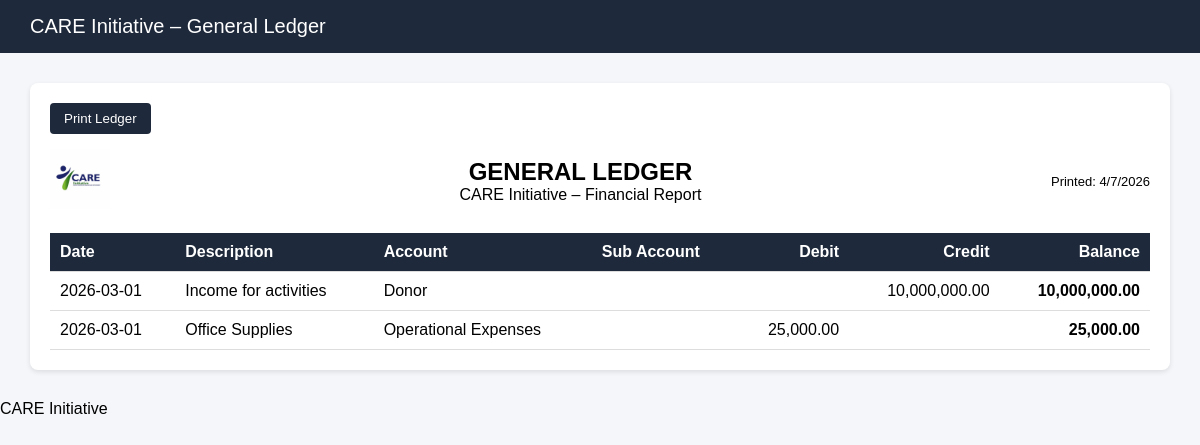
The app's page /ledger, older data.
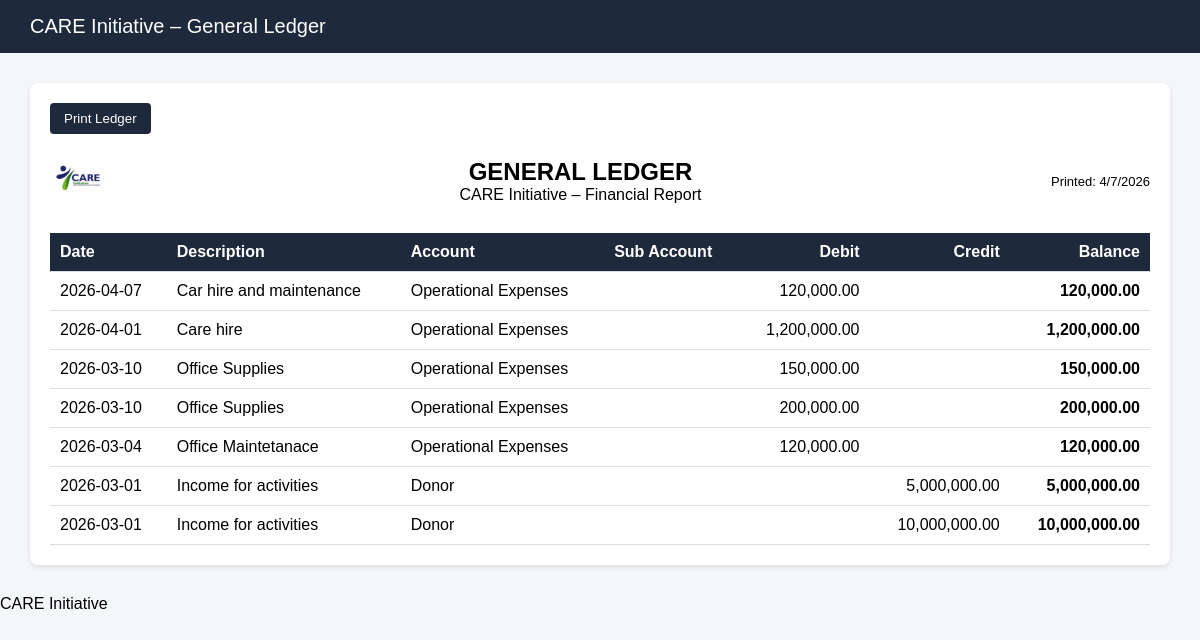
The same page, newer data.
### tables this page shows
CREATE TABLE transactions (
            id INTEGER PRIMARY KEY AUTOINCREMENT,
            date TEXT NOT NULL,
            pv_number TEXT,
            reference TEXT,
            description TEXT NOT NULL,
            type TEXT NOT NULL,
            amount REAL NOT NULL CHECK(amount >= 0),
            month INTEGER,
            project TEXT,
            main_account TEXT,
            main_account_code TEXT,
            sub_account TEXT,
            sub_account_code TEXT,
            wht_applied INTEGER DEFAULT 0,
            wht_rate REAL DEFAULT 0.0,
            wht_amount REAL DEFAULT 0.0,
            net_amount REAL DEFAULT 0.0
        , vendor_tin TEXT, vendor_account_name TEXT, vendor_account_number TEXT);

### main.py (the view)
@app.get("/ledger", response_class=HTMLResponse)
async def ledger_page(request: Request):
    with get_db() as conn:
        transactions = conn.execute("""
            SELECT
                id, date, main_account as account_name, description, type, amount,
                project, pv_number
            FROM transactions
            ORDER BY date DESC, id DESC
        """).fetchall()
        totals = conn.execute("""
            SELECT
                SUM(CASE WHEN type = 'Income' THEN amount ELSE 0 END) as total_income,
                SUM(CASE WHEN type = 'Expense' THEN amount ELSE 0 END) as total_expense
            FROM transactions
        """).fetchone()
    return templates.TemplateResponse(
        "ledger.html",
        {
            "request": request,
            "transactions": transactions,
            "total_income": totals["total_income"] or 0,
            "total_expense": totals["total_expense"] or 0,
            "net_balance": (totals["total_income"] or 0) - (totals["total_expense"] or 0),
        }
    )

### templates/ledger.html (shortened to what this page needs)
<!DOCTYPE html>
<html>
<head>
</head>
<body>
<div class="header">
CARE Initiative – General Ledger
</div>
<div class="container">
<div class="card">
<div class="print-bar">
<button onclick="printLedger()">Print Ledger</button>
</div>
<div class="report-header">
<div class="logo">
<img src="/static/logo.png" alt="CARE Initiative Logo">
</div>
<div class="report-title">
<h2>GENERAL LEDGER</h2>
<div>CARE Initiative – Financial Report</div>
</div>
<div class="report-info">
Printed: <span id="printDate"></span>
</div>
</div>
<table>
<thead>
<tr>
<th>Date</th>
<th>Description</th>
<th>Account</th>
<th>Sub Account</th>
<th>Debit </th>
<th>Credit </th>
<th>Balance </th>
</tr>
</thead>
<tbody>
{% for l in transactions %}
<tr>
<td>{{l.date}}</td>
<td>{{l.description}}</td>
<td>{{l.account_name}}</td>
<td></td>
<td>{% if l.type == 'Expense' or l.type == 'Debit' %}{{"{:,.2f}".format(l.amount)}}{% endif %}</td>
<td>{% if l.type == 'Income' or l.type == 'Credit' %}{{"{:,.2f}".format(l.amount)}}{% endif %}</td>
<td class="balance">{{"{:,.2f}".format(l.amount)}}</td>
</tr>
{% endfor %}
</tbody>
</table>
</div>
</div>
<footer>
CARE Initiative
</footer>
</body>
</html>

### templates/ledger.html (style rules this page uses)
body { font-family:Arial; margin:0; background:#f4f6f9; }
.header { background:#1e293b; color:white; padding:15px 30px; font-size:20px; }
.container { padding:30px; }
.card { background:white; padding:20px; border-radius:8px; box-shadow:0 2px 5px rgba(0,0,0,0.1); }
.report-header { display:flex; align-items:center; justify-content:space-between; margin-bottom:20px; }
.logo img { height:60px; }
.report-title { text-align:center; flex-grow:1; }
.report-title h2 { margin:0; }
.report-info { font-size:13px; text-align:right; }
.print-bar { margin-bottom:15px; }
button { padding:8px 14px; background:#1e293b; color:white; border:none; border-radius:4px; cursor:pointer; }
table { width:100%; border-collapse:collapse; }
th,td { padding:10px; border-bottom:1px solid #ddd; text-align:left; }
th { background:#1e293b; color:white; }
.balance { font-weight:bold; text-align:right; }
th, td { padding:10px; border-bottom:1px solid #ddd; }
th:nth-child(5), th:nth-child(6), th:nth-child(7), td:nth-child(5), td:nth-child(6), td:nth-child(7) { text-align:right; }

Row changes from the older to the newer data that the page shows:
added transactions: date "2026-04-07", description "Car hire and maintenance", account_name "Operational Expenses", amount "120,000.00"
added transactions: date "2026-04-01", description "Care hire", account_name "Operational Expenses", amount "1,200,000.00"
added transactions: date "2026-03-10", description "Office Supplies", account_name "Operational Expenses", amount "150,000.00"
changed transactions (number 4 of 7 on the later page): date "2026-03-01" → "2026-03-10"; amount "25,000.00" → "200,000.00"; moves up the list
added transactions: date "2026-03-04", description "Office Maintetanace", account_name "Operational Expenses", amount "120,000.00"
added transactions: date "2026-03-01", description "Income for activities", account_name "Donor", amount "5,000,000.00"
